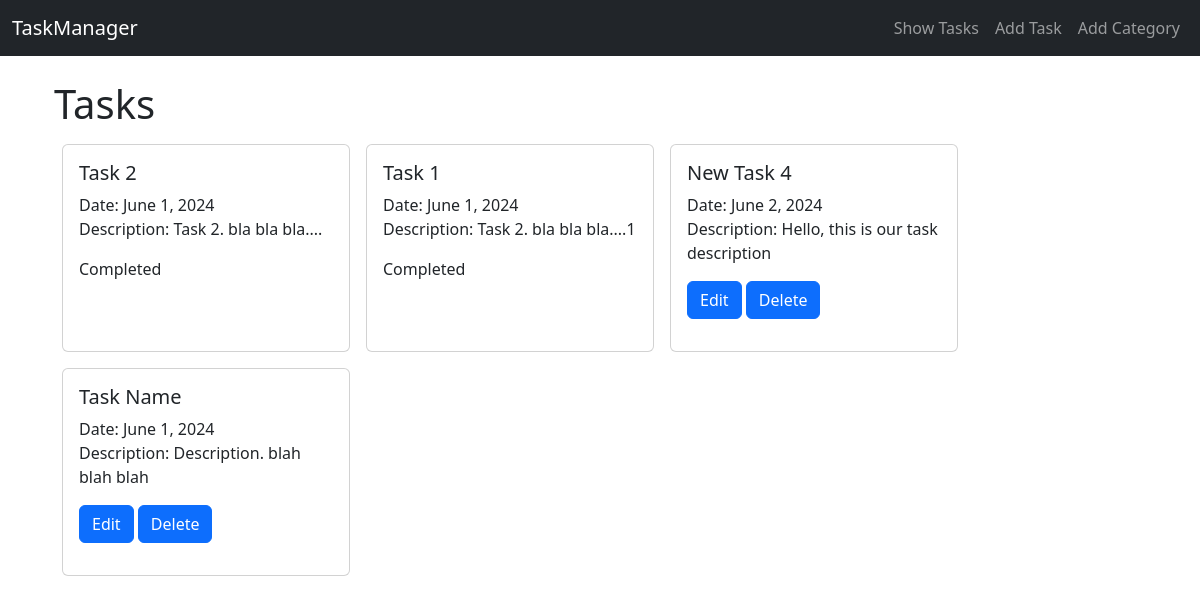
The page / on the database its author committed.
### task/models.py (models this page shows, shortened)
class TaskModel(models.Model):
    taskTitle = models.CharField(max_length=100)
    taskDescription = models.TextField(max_length=500)
    is_completed = models.BooleanField(default=False)
    task_assigned = models.DateField()
    categories = models.ManyToManyField(TaskCategory)

### task/views.py (the view)
# urls.py: path("", views.index, name="index"),
def index(request):
    tasks = TaskModel.objects.all()
    return render(request, "task/index.html", {
        "tasks": tasks
    })

### task/templates/task/index.html (shortened to what this page needs)
{% extends "base.html" %}
{% block content %}
    <h1>Tasks</h1>
    <div class="d-flex flex-wrap">
        {% for task in tasks %}
            <div class="card m-2" style="width: 18rem;">
                <div class="card-body">
                <h5 class="card-title">{{ task.taskTitle }}</h5>
                <span>Date: {{ task.task_assigned }}</span>
                <p class="card-text">Description: {{ task.taskDescription }}</p>
                {% if not task.is_completed %}
                    <form action="{% url 'task:delete' %}" method="POST">
                        <a href="{% url 'task:edit' task.id %}" class="btn btn-primary">Edit</a>
                        <button type="submit" class="btn btn-primary">Delete</button>
                    </form>
                {% else %}
                    <span>Completed</span>
                {% endif %}
                </div>
            </div>
        {% endfor %}
    </div>
{% endblock %}

### templates/base.html (shortened to what this page needs)
<html>
    <head>
        <link href="https://cdn.jsdelivr.net/npm/bootstrap@5.3.3/dist/css/bootstrap.min.css" rel="stylesheet">
    </head>
    <body>
        <nav class="navbar navbar-expand-lg navbar-dark bg-dark">
            <div class="container-fluid">
                <a class="navbar-brand" href="#">
                    TaskManager
                </a>
                <ul class="navbar-nav">
                    <li class="nav-item">
                        <a class="nav-link" href="{% url 'task:index' %}">Show Tasks</a>
                    </li>
                    <li class="nav-item">
                        <a class="nav-link" href="{% url 'task:add' %}">Add Task</a>
                    </li>
                    <li class="nav-item">
                        <a class="nav-link" href="{% url 'category:add' %}">Add Category</a>
                    </li>
                </ul>
            </div>
        </nav>
        <div class="container p-4">
            {% block content %}
            {% endblock %}
        </div>
    </body>
</html>

### rows shown on the page
TaskModel: taskTitle "Task 2", task_assigned "June 1, 2024", taskDescription "Task 2. bla bla bla....", is_completed "Completed"
TaskModel: taskTitle "Task 1", task_assigned "June 1, 2024", taskDescription "Task 2. bla bla bla....1", is_completed "Completed"
TaskModel: taskTitle "New Task 4", task_assigned "June 2, 2024", taskDescription "Hello, this is our task description"
TaskModel: taskTitle "Task Name", task_assigned "June 1, 2024", taskDescription "Description. blah blah blah"
